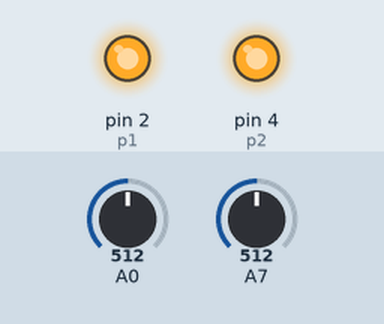
A sketch run on a simulated Arduino Nano, built with avr-gcc and run on an emulated ATmega328P. Parts: output pins drawn as LEDs (lit = HIGH). The test bench sets the inputs (shaded band); at power-on: A0 = 512, A7 = 512. Pins used as bus, display or sensor lines are not drawn.

Above: at 1.2 s.
1.3 s: A0 set to 501
At 2.5 s:
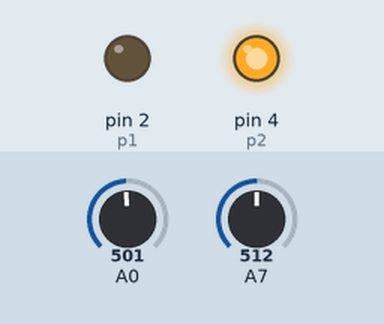
2.8 s: A0 set to 511
At 3.8 s:
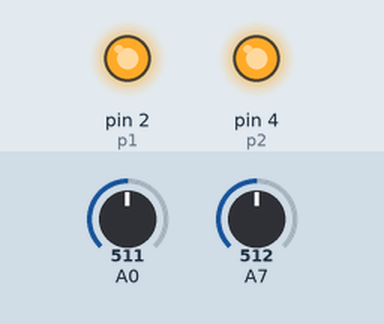
4.3 s: A7 set to 502
At 4.9 s:
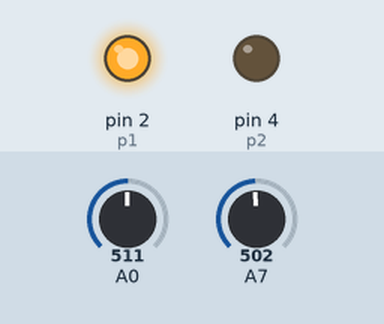
5.8 s: A7 set to 511
At 7.2 s:
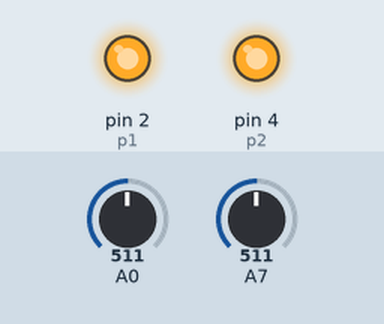
Timing chart, 0 to 8.3 s (numbered marks = the images above; inputs shaded):
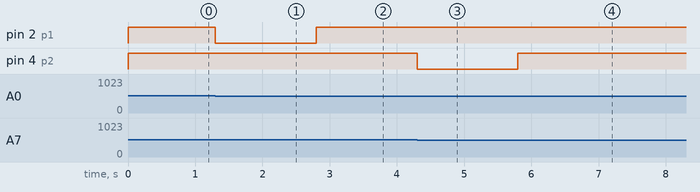

Measured:
- the behaviour switches between 512 and 511 on A0 (found by bisection; images 0 and 1)
- the behaviour switches between 512 and 511 on A7 (found by bisection; images 2 and 3)
- after the input at 1.3 s, pin 2 (p1): HIGH → LOW at once
- after the input at 2.8 s, pin 2 (p1): LOW → HIGH at once
- after the input at 4.3 s, pin 4 (p2): HIGH → LOW at once
- after the input at 5.8 s, pin 4 (p2): LOW → HIGH at once

The sketch:

liniy2.ino
```cpp
int dm1,dm2,fem1,fem2,sr1,sr2,max1,max2,min1,min2,dm3,dm4,fem3,fem4,sr3,sr4,max3,max4,min3,min4,M1,M2,Ep;
int MO = 200;
float KP = 1.7;
float Kd = 3;//3
float Ki = 5;//5
int p1 = 2;
int p2 = 4;
int s1 = 3;
int s2 = 5;
void setup()
{
 pinMode(A0,INPUT);
 pinMode(A7,INPUT);
 //pinMode(A2,INPUT);
 //pinMode(A3,INPUT);
 pinMode(2, OUTPUT);
 pinMode(3, OUTPUT);
 pinMode(4, OUTPUT);
 pinMode(5, OUTPUT);
 Serial.begin (9600);
}
void loop()
{
 IN();
 PID();
}
void PID()
{
  float EI[10]={0};
  float Ei=0;
  float Ep = dm1-dm2;
  for(int i=0;i<9;i++) {EI[i]=EI[i+1];Ei=Ei+EI[i];}
  EI[9]=Ep;
  Ei=(Ei+Ep)/10;
  float Ed=Ep-Ei;
  float U = KP * Ep + Ki * Ei + Kd * Ed;
  M1 = MO + U;
  M2 = MO - U;
  M1 = constrain(M1, -255, 255);
  M2 = constrain(M2, -255, 255);
  analogWrite(s1, M1);
  analogWrite(s2, M2);
  if (M1 > 0) digitalWrite(p1, HIGH); else digitalWrite(p1, LOW);
  if (M2 > 0) digitalWrite(p2, HIGH); else digitalWrite(p2, LOW);
}
void IN ()
{
  fem1 = analogRead(0);
  fem2 = analogRead(7);
  //fem3 = analogRead(2);
  //fem4 = analogRead(3);
  if (max1<fem1) max1 = fem1;
  if (max2<fem2) max2 = fem2;
  //if (max3<fem3) max3 = fem3;
  //if (max4<fem4) max4 = fem4;
  if (min1>fem1||min1==0) min1 = fem1;
  if (min2>fem2||min2==0) min2 = fem2;
  if (min3>fem3||min3==0) min3 = fem3;
  if (min4>fem4||min4==0) min4 = fem4;
  dm1=map(fem1,max1,min1,100,0);
  dm2=map(fem2,max2,min2,100,0);
  //dm3=map(fem3,max3,min3,100,0);
  //dm4=map(fem4,max4,min4,100,0);
}
/*void REL ()
{
 if (dm3<30,dm4>30)go(1,1,100,100);
 if (dm3>30,dm4<30)go(1,0,100,0);
 if (dm3<30,dm4<30)PID();
}*/
void ser ()
{
 Serial.print(dm1);
 Serial.print("dm1        ");
 Serial.print(dm2);
 Serial.print("dm2       ");
 Serial.print(M1);
 Serial.print("M1          ");
 Serial.print(M2);
 Serial.println("M2       ");
}
void go(int L,int R,int ls,int rs)
{
  digitalWrite(p1, L);
  analogWrite(s1, ls);
  analogWrite(s2, rs);
  digitalWrite(p2, R);
}
```
